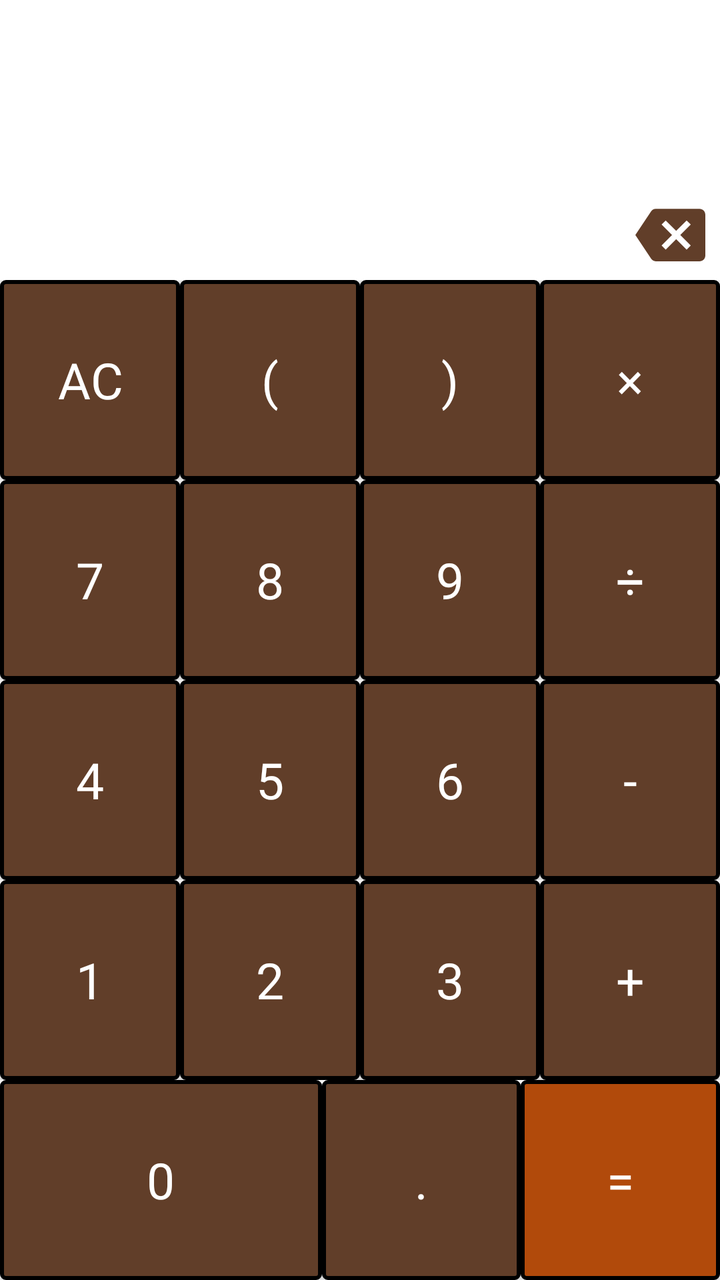
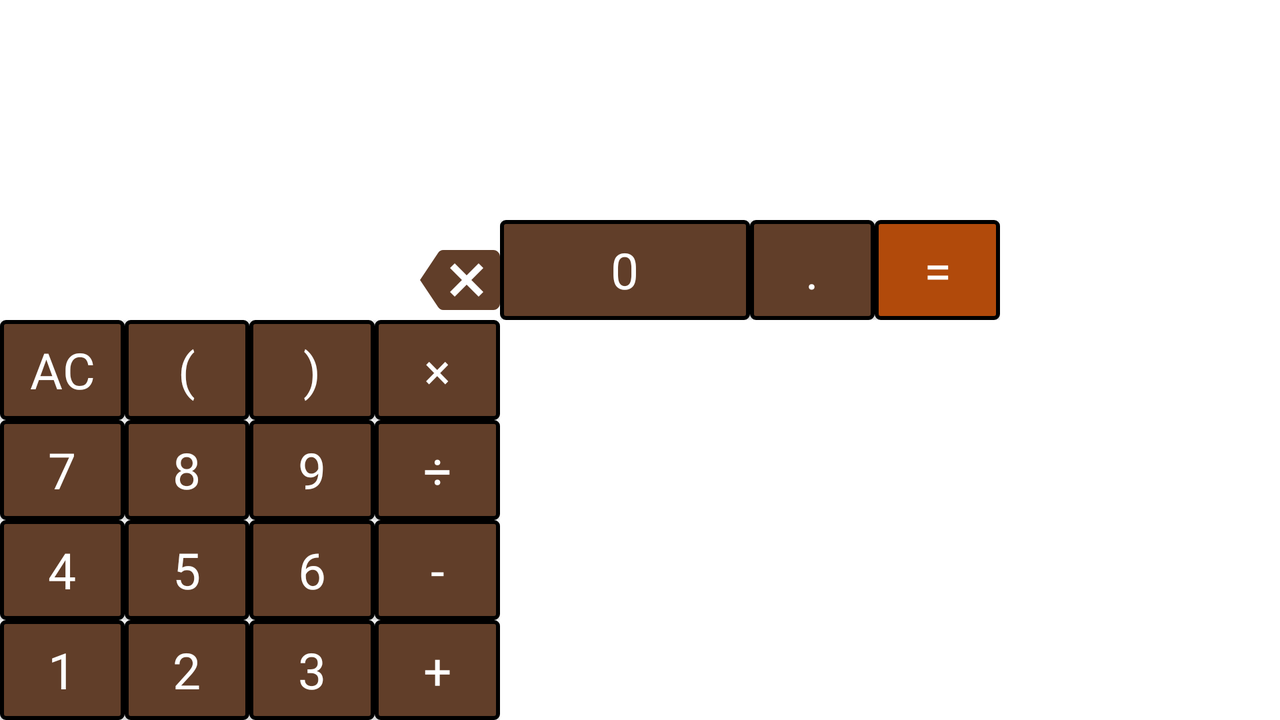

Two renders of one Android screen. The first uses the default layout on a phone; the second uses the alternative layout the repository ships for a different screen configuration, on a matching device. The two XML files are below.
<!-- AndroidManifest.xml: application theme Theme.ProffesionalCalculator -->
<!-- res/layout/buttons.xml -->
<?xml version="1.0" encoding="utf-8"?>
<LinearLayout
    xmlns:android="http://schemas.android.com/apk/res/android"
    android:layout_width="match_parent"
    android:background="@color/white"
    android:layout_gravity="bottom"
    android:orientation="vertical"
    android:gravity="bottom"
    android:layout_height="match_parent">

    <LinearLayout
        android:layout_width="50dp"
        android:layout_height="40dp"
        android:layout_gravity="right"
        android:orientation="horizontal">

        <ImageView

            android:onClick="backspace"
            android:paddingBottom="65dp"
            android:gravity="right"
            android:layout_weight="1"
            android:fontFamily="@font/g_light"
            android:src="@drawable/ic_baseline_backspace_24"
            android:layout_width="0dp"
            android:layout_height="100dp"
            android:textSize="25sp"
            android:text="@string/btn_multiply"
            android:layout_columnWeight="1"

            />


    </LinearLayout>


    <LinearLayout
        android:layout_width="match_parent"
        android:layout_height="wrap_content"
        android:orientation="horizontal">

        <Button
            android:onClick="clearBtn"
            android:layout_weight="1"
            android:fontFamily="@font/g_light"
            android:background="@drawable/btn_back"
            android:id="@+id/clear_text"
            android:layout_width="wrap_content"
            android:layout_height="100dp"
            android:textSize="25sp"
            android:text="@string/clear"
            android:layout_columnWeight="1"
            />


        <Button
            android:onClick="bracketOpenBtn"
            android:layout_weight="1"
            android:fontFamily="@font/g_light"
            android:background="@drawable/btn_back"
            android:id="@+id/btnBracketOpen"
            android:layout_width="wrap_content"
            android:layout_height="100dp"
            android:textSize="25sp"
            android:text="@string/bracket_open"
            android:layout_columnWeight="1"
            />


        <Button
            android:onClick="bracketClose"
            android:layout_weight="1"
            android:fontFamily="@font/g_light"
            android:background="@drawable/btn_back"
            android:id="@+id/btnBracketClose"
            android:layout_width="wrap_content"
            android:layout_height="100dp"
            android:textSize="25sp"
            android:text="@string/bracket_close"
            android:layout_columnWeight="1"
            />


        <Button
            android:onClick="multiplyBtn"
            android:id="@+id/btnMultiply"
            android:layout_weight="1"
            android:fontFamily="@font/g_light"
            android:background="@drawable/btn_back"
            android:layout_width="wrap_content"
            android:layout_height="100dp"
            android:textSize="25sp"
            android:text="@string/btn_multiply"
            android:layout_columnWeight="1"

            />



    </LinearLayout>

    <LinearLayout
        android:layout_width="match_parent"
        android:layout_height="wrap_content"
        android:orientation="horizontal">

        <Button
            android:onClick="sevenBtn"
            android:layout_weight="1"
            android:fontFamily="@font/g_light"
            android:background="@drawable/btn_back"
            android:id="@+id/btn7"
            android:layout_width="wrap_content"
            android:layout_height="100dp"
            android:textSize="25sp"
            android:text="@string/btn_seven"
            />


        <Button
            android:onClick="eightBtn"
            android:layout_weight="1"
            android:fontFamily="@font/g_light"
            android:background="@drawable/btn_back"
            android:id="@+id/btn8"
            android:layout_width="wrap_content"
            android:layout_height="100dp"
            android:textSize="25sp"
            android:text="@string/btn_eight"
            />


        <Button
            android:onClick="nineBtn"
            android:layout_weight="1"
            android:fontFamily="@font/g_light"
            android:background="@drawable/btn_back"
            android:id="@+id/btn9"
            android:layout_width="wrap_content"
            android:layout_height="100dp"
            android:textSize="25sp"
            android:text="@string/btn_nine"
            />


        <Button
            android:onClick="divisionBtn"
            android:layout_weight="1"
            android:fontFamily="@font/g_light"
            android:background="@drawable/btn_back"
            android:id="@+id/btnDivision"
            android:layout_width="wrap_content"
            android:layout_height="100dp"
            android:textSize="25sp"
            android:text="@string/btn_division"
            />



    </LinearLayout>

    <LinearLayout
        android:layout_width="match_parent"
        android:layout_height="wrap_content"
        android:orientation="horizontal">

        <Button
            android:onClick="fourBtn"
            android:layout_weight="1"
            android:fontFamily="@font/g_light"
            android:background="@drawable/btn_back"
            android:id="@+id/btn4"
            android:layout_width="wrap_content"
            android:layout_height="100dp"
            android:textSize="25sp"
            android:text="@string/btn_four"
            />


        <Button
            android:onClick="fiveBtn"
            android:fontFamily="@font/g_light"
            android:background="@drawable/btn_back"
            android:id="@+id/btn5"
            android:layout_width="wrap_content"
            android:layout_height="100dp"
            android:textSize="25sp"
            android:text="@string/btn_five"
            android:layout_weight="1" />


        <Button
            android:onClick="sixBtn"
            android:layout_weight="1"
            android:fontFamily="@font/g_light"
            android:background="@drawable/btn_back"
            android:id="@+id/btn6"
            android:layout_width="wrap_content"
            android:layout_height="100dp"
            android:textSize="25sp"
            android:text="@string/btn_six"
            />


        <Button
            android:onClick="minusBtn"
            android:layout_weight="1"
            android:fontFamily="@font/g_light"
            android:background="@drawable/btn_back"
            android:id="@+id/btnMinus"
            android:layout_width="wrap_content"
            android:layout_height="100dp"
            android:textSize="25sp"
            android:text="@string/btn_subtract"
            />


    </LinearLayout>


    <LinearLayout
        android:layout_width="match_parent"
        android:layout_height="wrap_content"
        android:orientation="horizontal">


        <Button
            android:onClick="oneBtn"
            android:layout_weight="1"
            android:fontFamily="@font/g_light"
            android:background="@drawable/btn_back"
            android:id="@+id/btn1"
            android:layout_width="wrap_content"
            android:layout_height="100dp"
            android:textSize="25sp"
            android:text="@string/btn_one"
            />


        <Button
            android:onClick="twoBtn"
            android:fontFamily="@font/g_light"
            android:background="@drawable/btn_back"
            android:id="@+id/btn2"
            android:layout_width="wrap_content"
            android:layout_height="100dp"
            android:textSize="25sp"
            android:text="@string/btn_two"
            android:layout_columnWeight="1"
            android:layout_weight="1"
            />


        <Button
            android:onClick="threeBtn"
            android:fontFamily="@font/g_light"
            android:background="@drawable/btn_back"
            android:id="@+id/btn3"
            android:layout_width="wrap_content"
            android:layout_height="100dp"
            android:textSize="25sp"
            android:text="@string/btn_three"
            android:layout_columnWeight="1"
            android:layout_weight="1"
            />


        <Button
            android:onClick="addBtn"
            android:layout_weight="1"
            android:fontFamily="@font/g_light"
            android:background="@drawable/btn_back"
            android:id="@+id/btnPlus"
            android:layout_width="wrap_content"
            android:layout_height="100dp"
            android:textSize="25sp"
            android:text="@string/btn_add"
            android:layout_columnWeight="1"
            />
    </LinearLayout>


    <LinearLayout
        android:layout_width="match_parent"
        android:layout_height="wrap_content"
        android:orientation="horizontal">

        <Button
            android:fontFamily="@font/g_light"
            android:background="@drawable/btn_back"
            android:id="@+id/btn0"
            android:onClick="zeroBtn"
            android:layout_width="0dp"
            android:layout_height="100dp"
            android:textSize="25sp"
            android:text="@string/btn_zero"
            android:layout_weight="14"
            />


        <Button
            android:onClick="pointBtn"
            android:fontFamily="@font/g_light"
            android:background="@drawable/btn_back"
            android:id="@+id/btnPoint"
            android:layout_width="wrap_content"
            android:layout_height="100dp"
            android:textSize="25sp"
            android:text="@string/btn_point"
            android:layout_weight="1"
            />


        <Button
            android:onClick="btnEqual"
            android:fontFamily="@font/g_light"
            android:background="@drawable/btn_back_equal"
            android:id="@+id/btnEqual"
            android:layout_width="wrap_content"
            android:layout_height="100dp"
            android:textSize="25sp"
            android:text="@string/btn_equal"
            android:layout_columnWeight="1"
            android:layout_weight="1"
            />



    </LinearLayout>








</LinearLayout>
<!-- resources referenced by this layout -->
<resources>
  <color name="white">#FFFFFFFF</color>
  <!-- drawable btn_back (drawable) -->
  <?xml version="1.0" encoding="utf-8"?>
  <shape xmlns:android="http://schemas.android.com/apk/res/android">
  
      <solid android:color="@color/purple_500"/>
      <corners android:radius="2dp" />
      <stroke android:color="@color/black" android:width="2dp"/>
  </shape>
  <!-- drawable btn_back_equal (drawable) -->
  <?xml version="1.0" encoding="utf-8"?>
  <shape xmlns:android="http://schemas.android.com/apk/res/android">
  
      <stroke android:width="2dp" android:color="@color/black"
          />
      <solid android:color="#B14A0B"/>
      <corners android:radius="2dp"/>
  </shape>
  <!-- drawable ic_baseline_backspace_24 (drawable) -->
  <vector android:autoMirrored="true" android:height="24dp"
      android:tint="#613E29" android:viewportHeight="24"
      android:viewportWidth="24" android:width="24dp" xmlns:android="http://schemas.android.com/apk/res/android">
      <path android:fillColor="@android:color/white" android:pathData="M22,3L7,3c-0.69,0 -1.23,0.35 -1.59,0.88L0,12l5.41,8.11c0.36,0.53 0.9,0.89 1.59,0.89h15c1.1,0 2,-0.9 2,-2L24,5c0,-1.1 -0.9,-2 -2,-2zM19,15.59L17.59,17 14,13.41 10.41,17 9,15.59 12.59,12 9,8.41 10.41,7 14,10.59 17.59,7 19,8.41 15.41,12 19,15.59z"/>
  </vector>
  <string name="bracket_close">)</string>
  <string name="bracket_open">(</string>
  <string name="btn_add">+</string>
  <string name="btn_division">÷</string>
  <string name="btn_eight">8</string>
  <string name="btn_equal">=</string>
  <string name="btn_five">5</string>
  <string name="btn_four">4</string>
  <string name="btn_multiply">×</string>
  <string name="btn_nine">9</string>
  <string name="btn_one">1</string>
  <string name="btn_point">.</string>
  <string name="btn_seven">7</string>
  <string name="btn_six">6</string>
  <string name="btn_subtract">-</string>
  <string name="btn_three">3</string>
  <string name="btn_two">2</string>
  <string name="btn_zero">0</string>
  <string name="clear">AC</string>
  <style name="Theme.ProffesionalCalculator" parent="Theme.AppCompat.NoActionBar">
          
          <item name="colorPrimary">@color/purple_500</item>
          <item name="colorPrimaryVariant">@color/purple_700</item>
          <item name="colorOnPrimary">@color/white</item>
          
          <item name="colorSecondary">@color/teal_200</item>
          <item name="colorSecondaryVariant">@color/teal_700</item>
          <item name="colorOnSecondary">@color/black</item>
          
          <item name="android:statusBarColor" tools:targetApi="l">?attr/colorPrimaryVariant</item>
          
      </style>
  <color name="purple_500">#613E29</color>
  <color name="black">#FF000000</color>
  <color name="purple_700">#332117</color>
  <color name="teal_200">#FF03DAC5</color>
  <color name="teal_700">#FF018786</color>
</resources>
<!-- res/layout-land/buttons.xml (the repository's variant of the layout above) -->
<!-- drawn on the phone turned sideways -->
<?xml version="1.0" encoding="utf-8"?>
<LinearLayout
    xmlns:android="http://schemas.android.com/apk/res/android"
    android:layout_width="match_parent"
    android:background="@color/white"
    android:layout_gravity="bottom"
    android:orientation="vertical"
    android:gravity="bottom"
    android:layout_height="match_parent">



    <RelativeLayout
        android:layout_width="match_parent"
        android:layout_height="wrap_content"
        android:orientation="vertical">


        <GridLayout
            android:layout_width="wrap_content"
            android:rowCount="5"
            android:columnCount="4"
            android:layout_height="wrap_content"
            android:layout_gravity="right"
            android:orientation="vertical">

            <LinearLayout
                android:layout_width="wrap_content"
                android:layout_height="50dp"
                android:layout_gravity="right"
                android:orientation="horizontal">

                <ImageView

                    android:layout_width="40dp"
                    android:layout_height="40dp"
                    android:layout_columnWeight="1"
                    android:layout_marginTop="10dp"
                    android:fontFamily="@font/g_light"
                    android:gravity="right"
                    android:onClick="backspace"
                    android:src="@drawable/ic_baseline_backspace_24"
                    android:text="@string/btn_multiply"
                    android:textSize="25sp"

                    />


            </LinearLayout>


            <LinearLayout
                android:layout_width="250dp"
                android:layout_height="wrap_content"
                android:orientation="horizontal">

                <Button
                    android:id="@+id/clear_text"
                    android:layout_width="50dp"
                    android:layout_height="50dp"
                    android:layout_columnWeight="1"
                    android:layout_weight="1"
                    android:background="@drawable/btn_back"
                    android:fontFamily="@font/g_light"
                    android:onClick="clearBtn"
                    android:text="@string/clear"
                    android:textSize="25sp" />


                <Button
                    android:id="@+id/btnBracketOpen"
                    android:layout_width="50dp"
                    android:layout_height="50dp"
                    android:layout_columnWeight="1"
                    android:layout_weight="1"
                    android:background="@drawable/btn_back"
                    android:fontFamily="@font/g_light"
                    android:onClick="bracketOpenBtn"
                    android:text="@string/bracket_open"
                    android:textSize="25sp" />


                <Button
                    android:id="@+id/btnBracketClose"
                    android:layout_width="50dp"
                    android:layout_height="50dp"
                    android:layout_columnWeight="1"
                    android:layout_weight="1"
                    android:background="@drawable/btn_back"
                    android:fontFamily="@font/g_light"
                    android:onClick="bracketClose"
                    android:text="@string/bracket_close"
                    android:textSize="25sp" />


                <Button
                    android:id="@+id/btnMultiply"
                    android:layout_width="50dp"
                    android:layout_height="50dp"
                    android:layout_columnWeight="1"
                    android:layout_weight="1"
                    android:background="@drawable/btn_back"
                    android:fontFamily="@font/g_light"
                    android:onClick="multiplyBtn"
                    android:text="@string/btn_multiply"
                    android:textSize="25sp"

                    />


            </LinearLayout>

            <LinearLayout
                android:layout_width="250dp"
                android:layout_height="wrap_content"
                android:orientation="horizontal">

                <Button
                    android:id="@+id/btn7"
                    android:layout_width="50dp"
                    android:layout_height="50dp"
                    android:layout_weight="1"
                    android:background="@drawable/btn_back"
                    android:fontFamily="@font/g_light"
                    android:onClick="sevenBtn"
                    android:text="@string/btn_seven"
                    android:textSize="25sp" />


                <Button
                    android:id="@+id/btn8"
                    android:layout_width="50dp"
                    android:layout_height="50dp"
                    android:layout_weight="1"
                    android:background="@drawable/btn_back"
                    android:fontFamily="@font/g_light"
                    android:onClick="eightBtn"
                    android:text="@string/btn_eight"
                    android:textSize="25sp" />


                <Button
                    android:id="@+id/btn9"
                    android:layout_width="50dp"
                    android:layout_height="50dp"
                    android:layout_weight="1"
                    android:background="@drawable/btn_back"
                    android:fontFamily="@font/g_light"
                    android:onClick="nineBtn"
                    android:text="@string/btn_nine"
                    android:textSize="25sp" />


                <Button
                    android:id="@+id/btnDivision"
                    android:layout_width="50dp"
                    android:layout_height="50dp"
                    android:layout_weight="1"
                    android:background="@drawable/btn_back"
                    android:fontFamily="@font/g_light"
                    android:onClick="divisionBtn"
                    android:text="@string/btn_division"
                    android:textSize="25sp" />


            </LinearLayout>

            <LinearLayout
                android:layout_width="250dp"
                android:layout_height="wrap_content"
                android:orientation="horizontal">

                <Button
                    android:id="@+id/btn4"
                    android:layout_width="50dp"
                    android:layout_height="50dp"
                    android:layout_weight="1"
                    android:background="@drawable/btn_back"
                    android:fontFamily="@font/g_light"
                    android:onClick="fourBtn"
                    android:text="@string/btn_four"
                    android:textSize="25sp" />


                <Button
                    android:id="@+id/btn5"
                    android:layout_width="50dp"
                    android:layout_height="50dp"
                    android:layout_weight="1"
                    android:background="@drawable/btn_back"
                    android:fontFamily="@font/g_light"
                    android:onClick="fiveBtn"
                    android:text="@string/btn_five"
                    android:textSize="25sp" />


                <Button
                    android:id="@+id/btn6"
                    android:layout_width="50dp"
                    android:layout_height="50dp"
                    android:layout_weight="1"
                    android:background="@drawable/btn_back"
                    android:fontFamily="@font/g_light"
                    android:onClick="sixBtn"
                    android:text="@string/btn_six"
                    android:textSize="25sp" />


                <Button
                    android:id="@+id/btnMinus"
                    android:layout_width="50dp"
                    android:layout_height="50dp"
                    android:layout_weight="1"
                    android:background="@drawable/btn_back"
                    android:fontFamily="@font/g_light"
                    android:onClick="minusBtn"
                    android:text="@string/btn_subtract"
                    android:textSize="25sp" />


            </LinearLayout>


            <LinearLayout
                android:layout_width="250dp"
                android:layout_height="wrap_content"
                android:orientation="horizontal">


                <Button
                    android:id="@+id/btn1"
                    android:layout_width="50dp"
                    android:layout_height="50dp"
                    android:layout_weight="1"
                    android:background="@drawable/btn_back"
                    android:fontFamily="@font/g_light"
                    android:onClick="oneBtn"
                    android:text="@string/btn_one"
                    android:textSize="25sp" />


                <Button
                    android:id="@+id/btn2"
                    android:layout_width="50dp"
                    android:layout_height="50dp"
                    android:layout_columnWeight="1"
                    android:layout_weight="1"
                    android:background="@drawable/btn_back"
                    android:fontFamily="@font/g_light"
                    android:onClick="twoBtn"
                    android:text="@string/btn_two"
                    android:textSize="25sp" />


                <Button
                    android:id="@+id/btn3"
                    android:layout_width="50dp"
                    android:layout_height="50dp"
                    android:layout_columnWeight="1"
                    android:layout_weight="1"
                    android:background="@drawable/btn_back"
                    android:fontFamily="@font/g_light"
                    android:onClick="threeBtn"
                    android:text="@string/btn_three"
                    android:textSize="25sp" />


                <Button
                    android:id="@+id/btnPlus"
                    android:layout_width="50dp"
                    android:layout_height="50dp"
                    android:layout_columnWeight="1"
                    android:layout_weight="1"
                    android:background="@drawable/btn_back"
                    android:fontFamily="@font/g_light"
                    android:onClick="addBtn"
                    android:text="@string/btn_add"
                    android:textSize="25sp" />
            </LinearLayout>


            <LinearLayout
                android:layout_width="250dp"
                android:layout_height="wrap_content"
                android:orientation="horizontal">

                <Button
                    android:id="@+id/btn0"
                    android:layout_width="50dp"
                    android:layout_height="50dp"
                    android:layout_weight="6"
                    android:background="@drawable/btn_back"
                    android:fontFamily="@font/g_light"
                    android:onClick="zeroBtn"
                    android:text="@string/btn_zero"
                    android:textSize="25sp" />


                <Button
                    android:id="@+id/btnPoint"
                    android:layout_width="50dp"
                    android:layout_height="50dp"
                    android:layout_weight="1"
                    android:background="@drawable/btn_back"
                    android:fontFamily="@font/g_light"
                    android:onClick="pointBtn"
                    android:text="@string/btn_point"
                    android:textSize="25sp" />


                <Button
                    android:id="@+id/btnEqual"
                    android:layout_width="50dp"
                    android:layout_height="50dp"
                    android:layout_columnWeight="1"
                    android:layout_weight="1"
                    android:background="@drawable/btn_back_equal"
                    android:fontFamily="@font/g_light"
                    android:onClick="btnEqual"
                    android:text="@string/btn_equal"
                    android:textSize="25sp" />


            </LinearLayout>


        </GridLayout>


    </RelativeLayout>









</LinearLayout>
